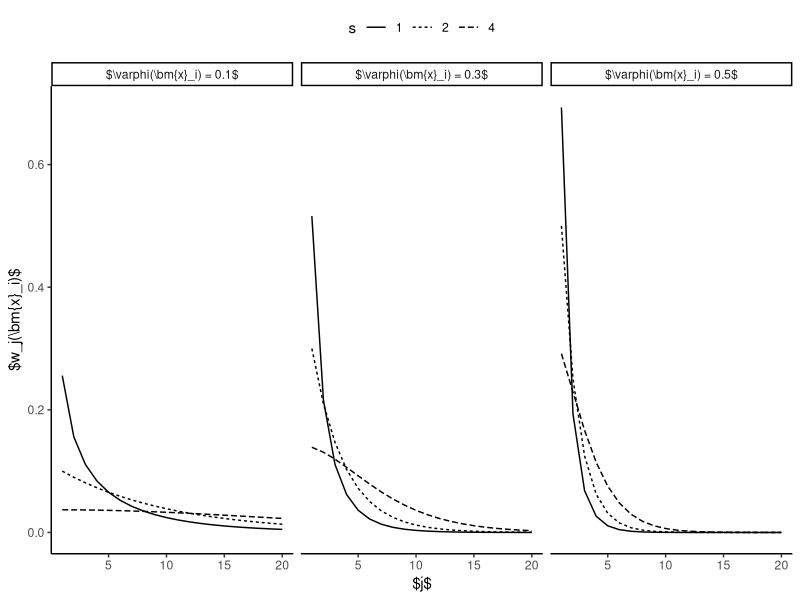
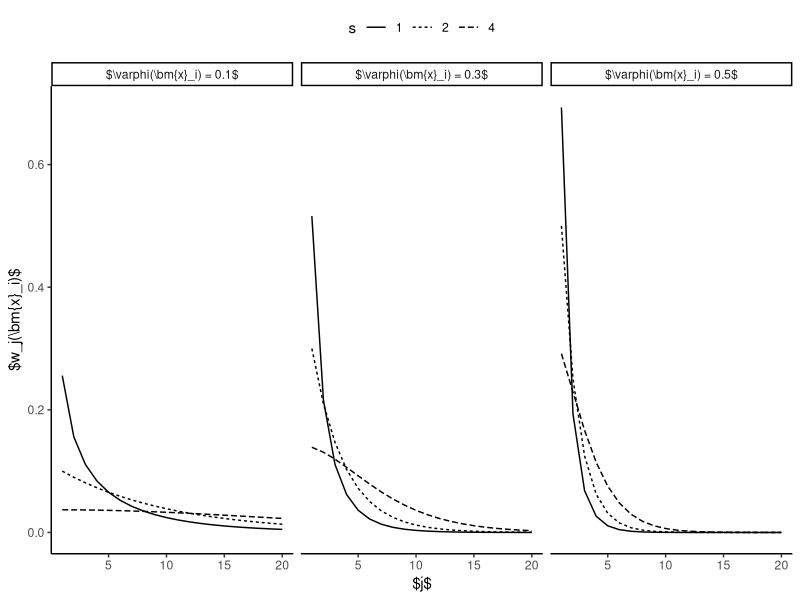

Write the R code that produced these figures, in order.
library(ggplot2)
library(svglite)
library(hypergeo)

# Replicate the underlying data
df <-
    expand.grid(
        j = 1:20,
        s = c(1, 2, 4),
        p = c(0.1, 0.3, 0.5)
    ) |>
    dplyr::mutate(
        w = 1 / j * choose(j + s - 2, j - 1) * p^s * (1 - p)^(j - 1) * Re(hypergeo(j + s - 1, 1, j + 1, 1 - p)),
        p_str = paste0("$\\varphi(\\bm{x}_i) = ", p, "$"),
        s_str = as.character(s)
    )

# Replicate the plot
p <- 
    df |>
    ggplot(aes(x = j, y = w, group = s_str, linetype = s_str)) + 
    facet_grid(cols = vars(p_str)) +
    geom_line() +
    labs(x = "$j$", y = "$w_j(\\bm{x}_i)$", linetype = "s") +
    theme_classic() +
    theme(legend.position = "top")
p

# Save the plot in svg format
ggsave("dgpm-weights.svg", plot = p, width = 6 * 4 / 5, height = 3 * 4 / 5)
